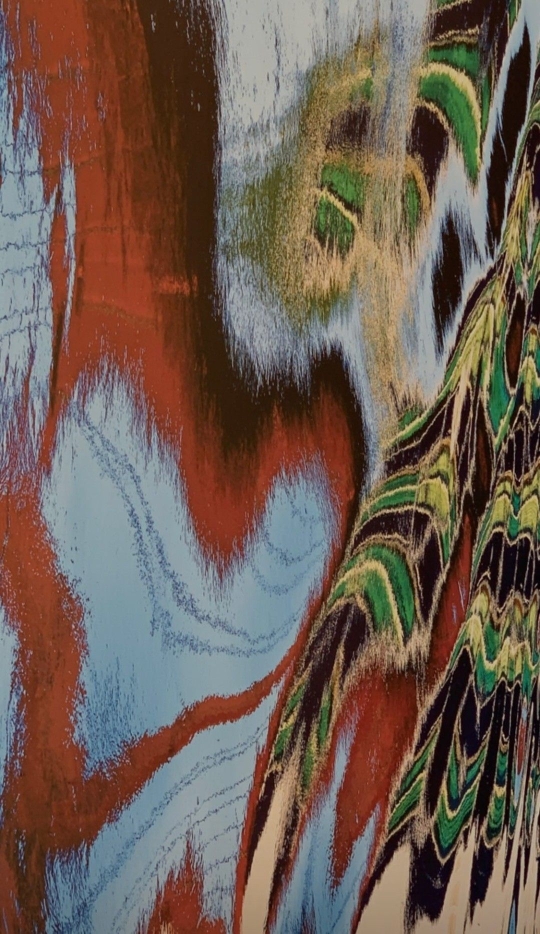
#> input picture лендинг дизайн/c0d0db61575ebf58415363b534e1bfee.jpg, 1080 x 1867 px, found by its file name (shown at 1/2 size)
$ python enhance_artwork.py
#> lines starting #> are read from the running program, lines starting #| are printed output that depends on the picture; after the words box and inside, x2 and y2 are one past the last pixel; in counts of white or black regions, pixels touching at a corner belong together
import os
import numpy as np
from PIL import Image, ImageFilter, ImageEnhance, ImageOps

def hex_to_rgb(hex_str):
    hex_str = hex_str.lstrip('#')
    return np.array([int(hex_str[i:i+2], 16) for i in (0, 2, 4)], dtype=np.float32)

def enhance_and_recolor_artwork():
    input_path = "лендинг дизайн/c0d0db61575ebf58415363b534e1bfee.jpg"
    if not os.path.exists(input_path):
        print(f"Error: {input_path} not found")
        return

    # 1. Load source image
    orig_img = Image.open(input_path).convert("RGB")
#> orig_img is the input picture: PIL image 1080x1867 RGB; mean R, G, B 111, 93.4, 82.1
    w, h = orig_img.size
#> w = 1080; h = 1867
    print(f"Original image size: {w}x{h}")
#| Original image size: 1080x1867

    # Crop out slight perspective edge on the right if needed (clean up right margin)
    # The rightmost 2% has a slight perspective border
    crop_box = (0, 0, int(w * 0.985), h)
#> crop_box = (0, 0, 1063, 1867)
    orig_img = orig_img.crop(crop_box)
#> orig_img: PIL image 1063x1867 RGB
    w, h = orig_img.size
#> w = 1063

    # 2. High-Resolution 2.5x Upscaling with Lanczos + Smart Denoise
    target_w = 2200
    target_h = int(h * (2200 / w))
#> target_h = 3863
    upscaled = orig_img.resize((target_w, target_h), Image.Resampling.LANCZOS)

    # Mild bilateral-like smoothing to eliminate JPEG compression blocks while preserving edges
    smooth_base = upscaled.filter(ImageFilter.MedianFilter(size=3))

    # 3. Convert to numpy array & HSV for surgical color remapping
    img_np = np.array(smooth_base, dtype=np.float32) / 255.0

    # RGB definition of target brand palette
    col_olive = hex_to_rgb("#858248") / 255.0      # Olive Brass
    col_amethyst = hex_to_rgb("#937C91") / 255.0   # Dusty Amethyst / Muted Plum
    col_parchment = hex_to_rgb("#D7CFBE") / 255.0  # Warm Parchment Bone
    col_mahogany = hex_to_rgb("#491B12") / 255.0   # Deep Mahogany
    col_gold = hex_to_rgb("#C5A059") / 255.0       # Antique Gold
    col_gold_light = hex_to_rgb("#E2BC6A") / 255.0 # Bright Gold
    col_charcoal = hex_to_rgb("#151312") / 255.0   # Dark Charcoal

    r = img_np[:, :, 0]
    g = img_np[:, :, 1]
    b = img_np[:, :, 2]

    # Calculate color attributes
    max_c = np.maximum(np.maximum(r, g), b)
    min_c = np.minimum(np.minimum(r, g), b)
    delta = max_c - min_c + 1e-6
    lum = 0.299 * r + 0.587 * g + 0.114 * b
    sat = delta / (max_c + 1e-6)

    # Hue calculation in degrees 0-360
    hue = np.zeros_like(r)
    mask_r = (max_c == r)
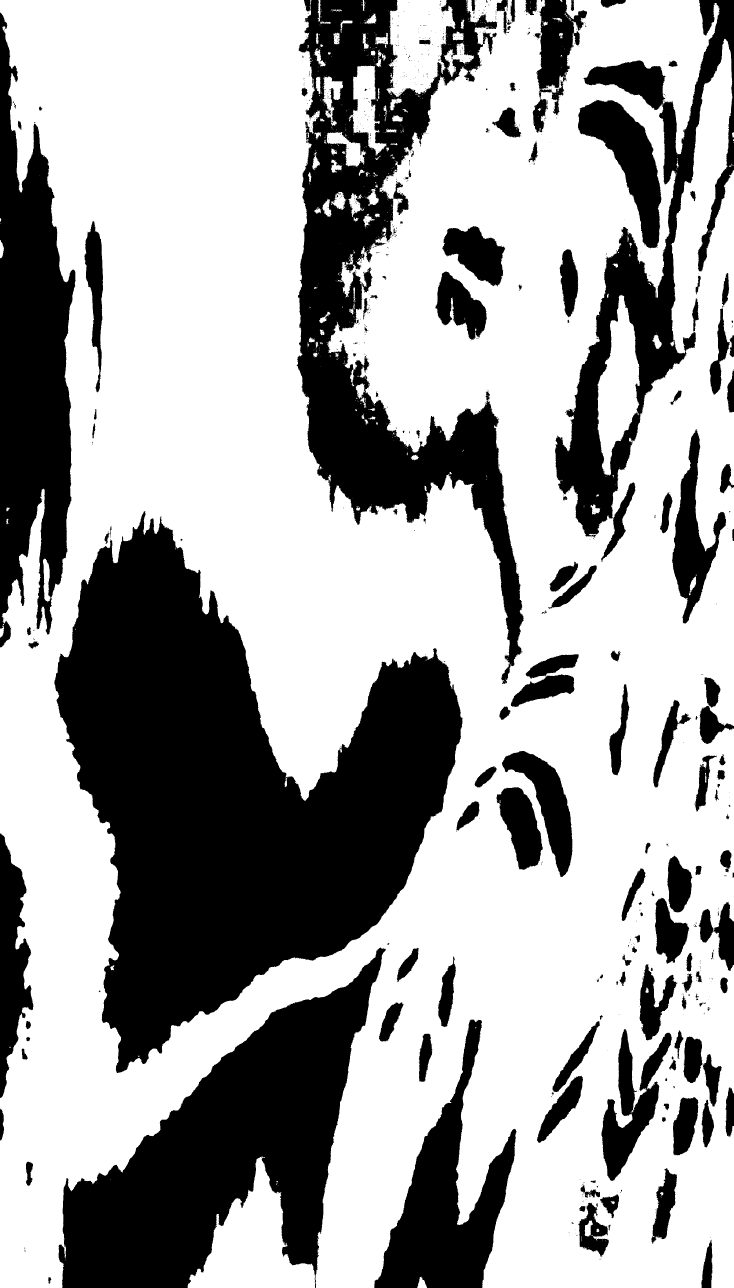
#> mask_r: shape (3863, 2200) bool (shown at 1/3 size); 64.7% white; 1186 black regions (1011 under 20 px), largest, box (x1, y1, x2, y2) and area: (163, 1534, 1388, 3219) 1030838, (175, 2842, 1157, 3863) 432544, (890, 0, 1571, 2052) 419760
    mask_g = (max_c == g) & (~mask_r)
#> mask_g: shape (3863, 2200) bool; 8.5% white; 1970 white regions (1630 under 20 px), largest, box (x1, y1, x2, y2) and area: (897, 0, 1498, 1402) 204707, (1734, 299, 1984, 745) 45656, (2016, 1287, 2141, 1871) 31668
    mask_b = (max_c == b) & (~mask_r) & (~mask_g)
#> mask_b: shape (3863, 2200) bool; 26.8% white; 721 white regions (565 under 20 px), largest, box (x1, y1, x2, y2) and area: (163, 1534, 1388, 3219) 1027515, (175, 2884, 1137, 3863) 421647, (0, 38, 226, 1943) 253169

    hue[mask_r] = (60.0 * ((g[mask_r] - b[mask_r]) / delta[mask_r])) % 360.0
    hue[mask_g] = (60.0 * ((b[mask_g] - r[mask_g]) / delta[mask_g]) + 120.0) % 360.0
    hue[mask_b] = (60.0 * ((r[mask_b] - g[mask_b]) / delta[mask_b]) + 240.0) % 360.0

    # Masks for color regions
    # (A) Blue / Cyan regions (Hue 160 - 260) -> Map to Dusty Amethyst (#937C91) & Parchment (#D7CFBE)
    mask_blue = (hue >= 150) & (hue <= 265) & (sat > 0.12)
#> mask_blue: shape (3863, 2200) bool; 19.6% white; 1391 white regions (1040 under 20 px), largest, box (x1, y1, x2, y2) and area: (180, 1653, 1381, 3212) 907540, (188, 2887, 1135, 3863) 299316, (0, 89, 222, 1495) 150302
    # (B) Green / Yellow-Green regions (Hue 65 - 150) -> Map to Olive Brass (#858248) & Gold (#C5A059)
    mask_green = (hue > 65) & (hue < 150) & (sat > 0.14)
#> mask_green: shape (3863, 2200) bool; 4.5% white; 445 white regions (325 under 20 px), largest, box (x1, y1, x2, y2) and area: (1735, 303, 1983, 743) 44019, (1507, 2253, 1717, 2631) 28402, (2016, 1293, 2139, 1871) 26661
    # (C) Red / Rust / Orange-Red regions (Hue 330 - 360 or 0 - 55) -> Map to Deep Mahogany (#491B12) & Warm Terracotta
    mask_red = ((hue >= 330) | (hue <= 55)) & (sat > 0.15) & (lum < 0.75)
#> mask_red: shape (3863, 2200) bool; 58.6% white; 1033 black regions (762 under 20 px), largest, box (x1, y1, x2, y2) and area: (158, 1506, 1392, 3225) 1066617, (859, 0, 1779, 2068) 682306, (171, 2814, 1174, 3863) 451794
    # (D) Deep dark blacks/browns (lum < 0.22) -> Deep Charcoal / Mahogany
    mask_dark = (lum < 0.22)
#> mask_dark: shape (3863, 2200) bool; 19.7% white; 2811 white regions (1572 under 20 px), largest, box (x1, y1, x2, y2) and area: (563, 0, 1528, 2739) 560441, (1750, 1650, 2044, 2864) 70633, (1896, 2817, 2172, 3488) 70621
    # (E) Bright light highlights (lum > 0.75 & sat < 0.25) -> Warm Parchment Bone / Silk
    mask_light = (lum > 0.72) & (sat < 0.25)
#> mask_light: shape (3863, 2200) bool; 0.01% white in thin lines or dots, all inside (x1, y1, x2, y2) = (286, 10, 2200, 3540)

    # Reconstructed Output Image Array
    out_np = np.copy(img_np)

    # 1. Transform Blue/Cyan -> Dusty Amethyst (#937C91) & Parchment
    blue_weight = np.clip((sat - 0.1) * 2.5, 0, 1)
    for c in range(3):
        # Blend amethyst according to luminance
        amethyst_tone = col_amethyst[c] * (lum * 0.9 + 0.2) + col_parchment[c] * (1.0 - sat) * 0.5
        out_np[:, :, c] = np.where(mask_blue, out_np[:, :, c] * (1 - blue_weight) + amethyst_tone * blue_weight, out_np[:, :, c])
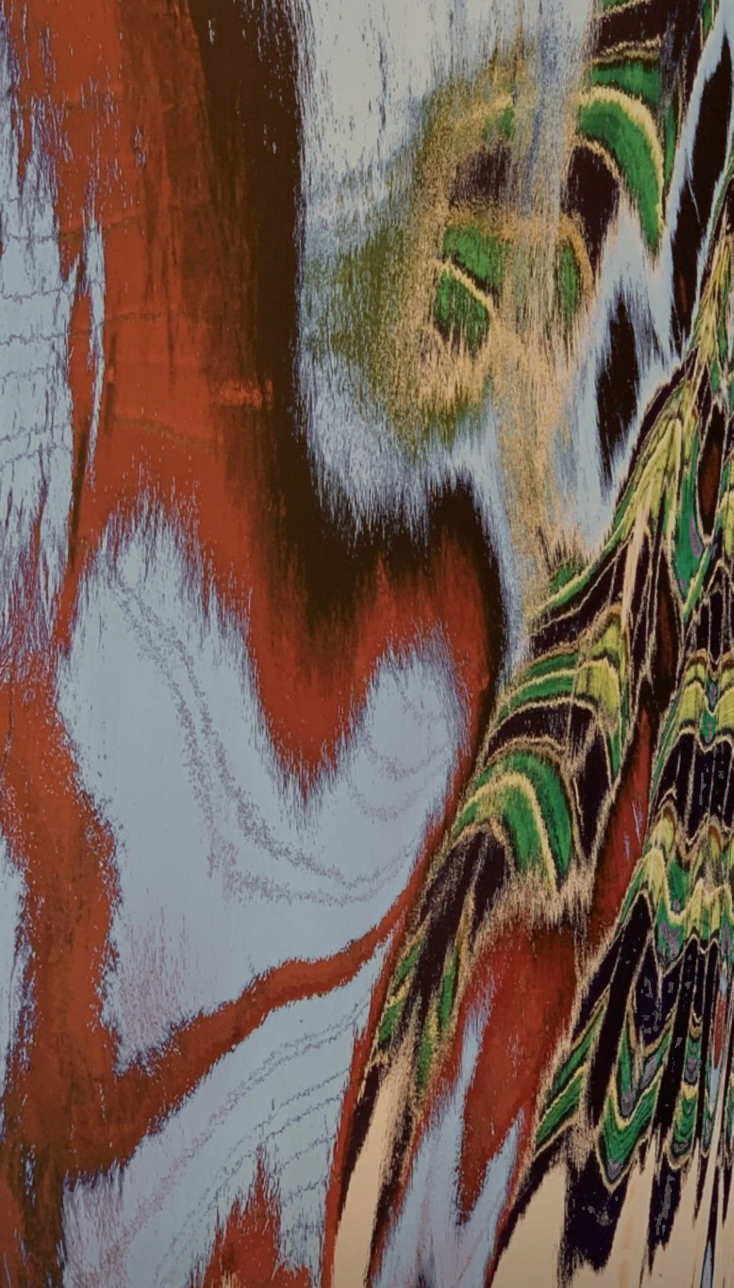
#> out_np: shape (3863, 2200, 3) float32 (shown at 1/3 size); mean R, G, B 0.447, 0.37, 0.321

    # 2. Transform Green -> Olive Brass (#858248) + Gold rib accents (#C5A059)
    green_weight = np.clip((sat - 0.12) * 2.2, 0, 1)
    for c in range(3):
        # Bright greens get gold tint, deeper greens get rich olive brass
        is_gold_accent = (lum > 0.5)
        olive_tone = np.where(is_gold_accent, col_gold[c] * (lum * 1.1), col_olive[c] * (lum * 1.2 + 0.15))
        out_np[:, :, c] = np.where(mask_green, out_np[:, :, c] * (1 - green_weight) + olive_tone * green_weight, out_np[:, :, c])

    # 3. Transform Red/Rust -> Deep Mahogany (#491B12) & Rich Terracotta
    red_weight = np.clip((sat - 0.1) * 2.0, 0, 1)
    for c in range(3):
        mahogany_tone = col_mahogany[c] * (lum * 1.8 + 0.1) + col_gold[c] * 0.15 * (lum)
        out_np[:, :, c] = np.where(mask_red, out_np[:, :, c] * (1 - red_weight) + mahogany_tone * red_weight, out_np[:, :, c])
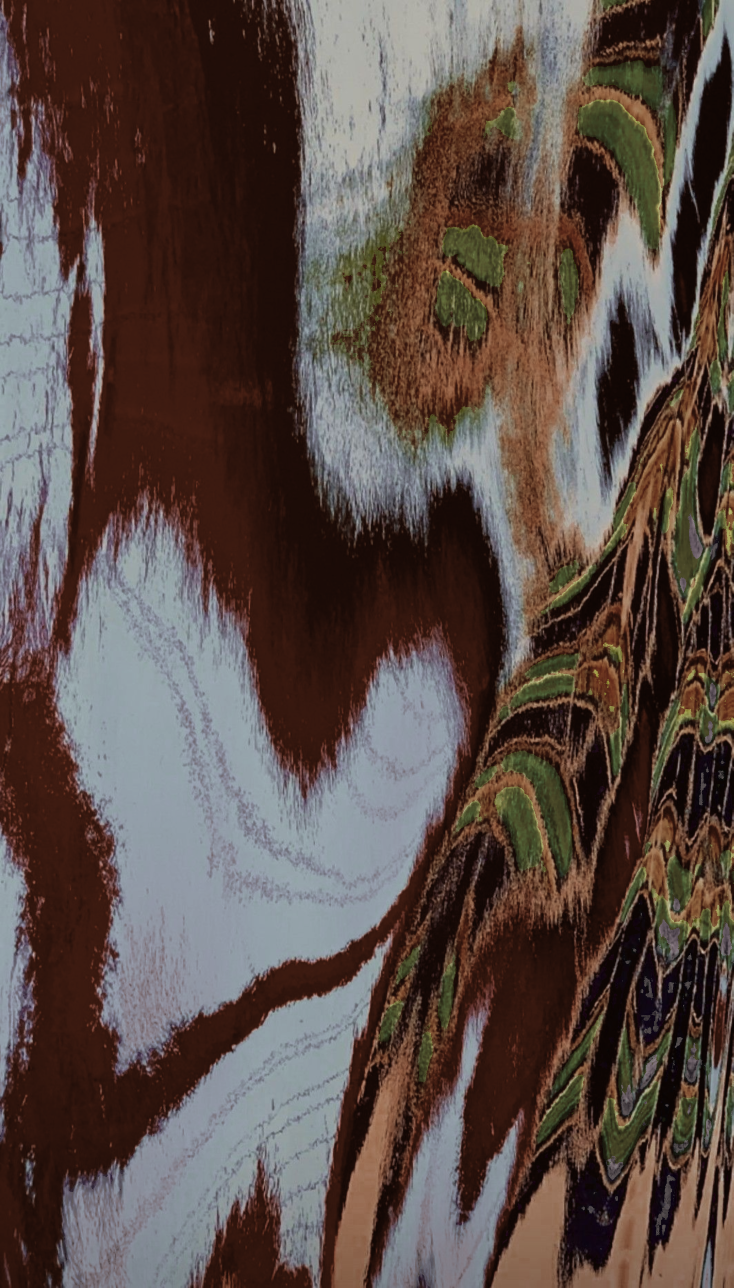
#> out_np: shape (3863, 2200, 3) float32 (shown at 1/3 size); mean R, G, B 0.36, 0.299, 0.271

    # 4. Enhance Dark Veins to Deep Charcoal Noir (#151312) & Dark Mahogany
    for c in range(3):
        dark_tone = col_charcoal[c] * 0.7 + col_mahogany[c] * 0.3
        out_np[:, :, c] = np.where(mask_dark, dark_tone, out_np[:, :, c])

    # 5. Tint light areas to warm Parchment Bone (#D7CFBE)
    for c in range(3):
        parchment_tone = col_parchment[c] * (lum * 0.9 + 0.15)
        out_np[:, :, c] = np.where(mask_light, parchment_tone, out_np[:, :, c])
#> this loop made 3 passes
#> pass 1, in enhance_and_recolor_artwork, `parchment_tone = col_parchment[c] * (lum * 0.9 + 0.15)`:
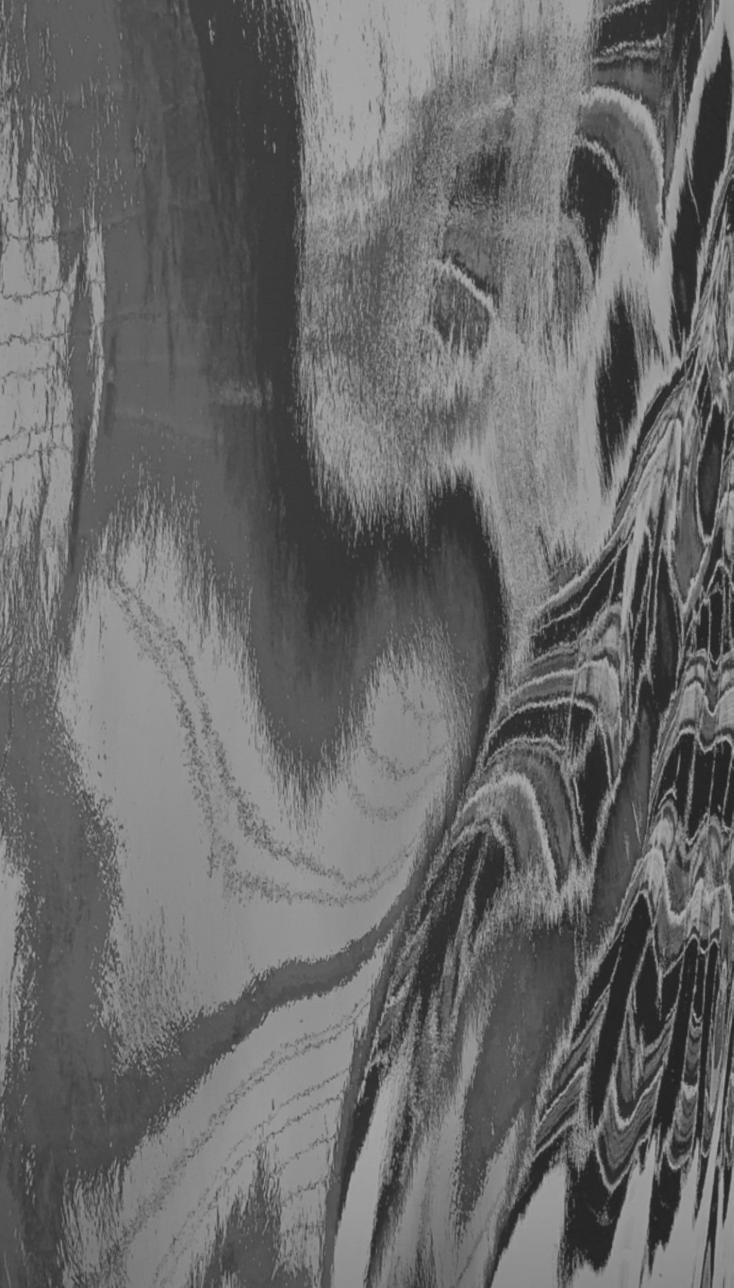
#> parchment_tone: shape (3863, 2200) float32 (shown at 1/3 size); min 0.129, max 0.708, mean 0.417

    # 6. Add Antique Gold Shimmer along edge contours & feather ribs
    # Detect edges in the original feather region
    edge_filter = upscaled.filter(ImageFilter.FIND_EDGES).convert("L")
    edge_np = np.array(edge_filter, dtype=np.float32) / 255.0
    gold_highlight_mask = (edge_np > 0.45) & (mask_green | mask_blue | mask_red)
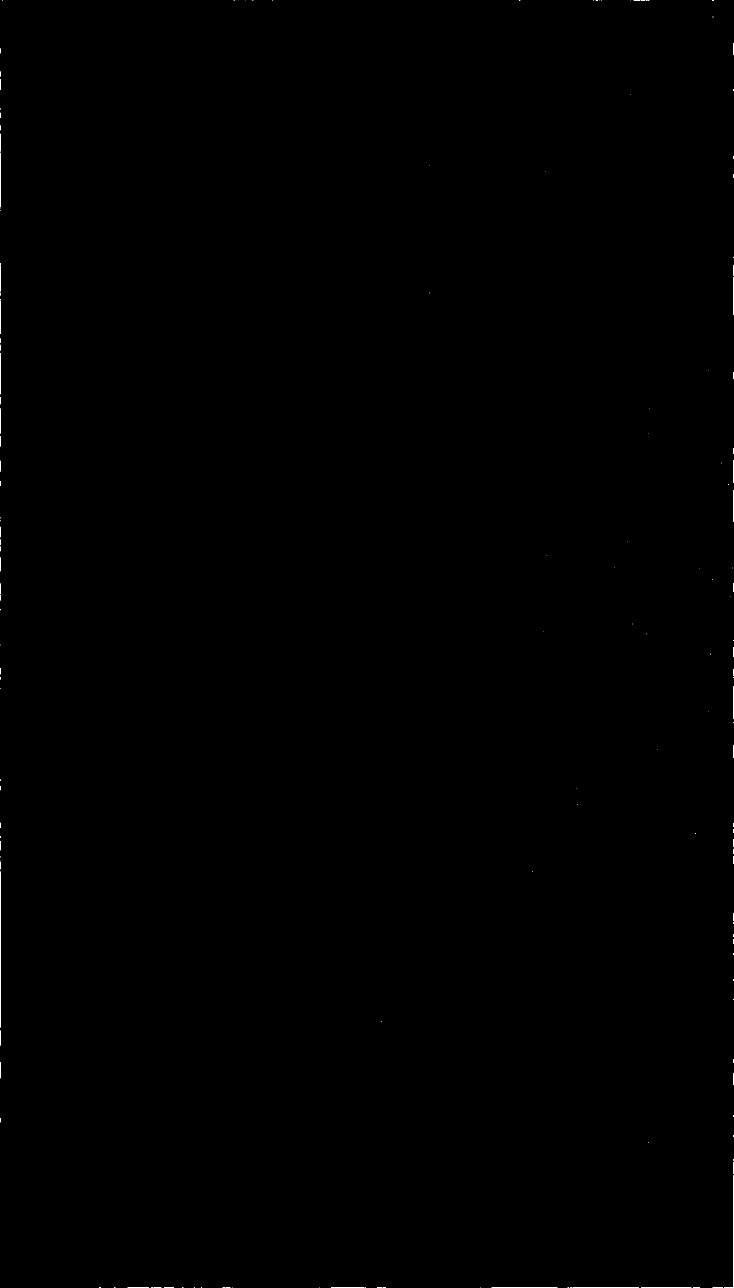
#> gold_highlight_mask: shape (3863, 2200) bool (shown at 1/3 size); 0.05% white in thin lines or dots
    for c in range(3):
        out_np[:, :, c] = np.where(gold_highlight_mask, out_np[:, :, c] * 0.4 + col_gold_light[c] * 0.6, out_np[:, :, c])

    # Clip & Convert back to PIL
    out_np = np.clip(out_np * 255.0, 0, 255).astype(np.uint8)
    final_img = Image.fromarray(out_np)

    # 7. Quality Enhancement: Unsharp Mask for ultra-crisp textile details + Contrast Boost
    final_img = final_img.filter(ImageFilter.UnsharpMask(radius=2, percent=140, threshold=3))

    # Enhance micro-contrast
    enhancer_contrast = ImageEnhance.Contrast(final_img)
    final_img = enhancer_contrast.enhance(1.12)

    enhancer_color = ImageEnhance.Color(final_img)
    final_img = enhancer_color.enhance(1.08)

    # 8. Save High-Resolution Master Outputs in moodboard/
    output_png = "moodboard/cherevichka_master_artwork_enhanced.png"
    output_jpg = "moodboard/cherevichka_master_artwork_enhanced.jpg"

    final_img.save(output_png, quality=98)
    final_img.save(output_jpg, quality=96)
    print(f"Master Artwork Successfully Created: {output_png} & {output_jpg} ({target_w}x{target_h})")
#| Master Artwork Successfully Created: moodboard/cherevichka_master_artwork_enhanced.png & moodboard/cherevichka_master_artwork_enhanced.jpg (2200x3863)

if __name__ == "__main__":
    enhance_and_recolor_artwork()
